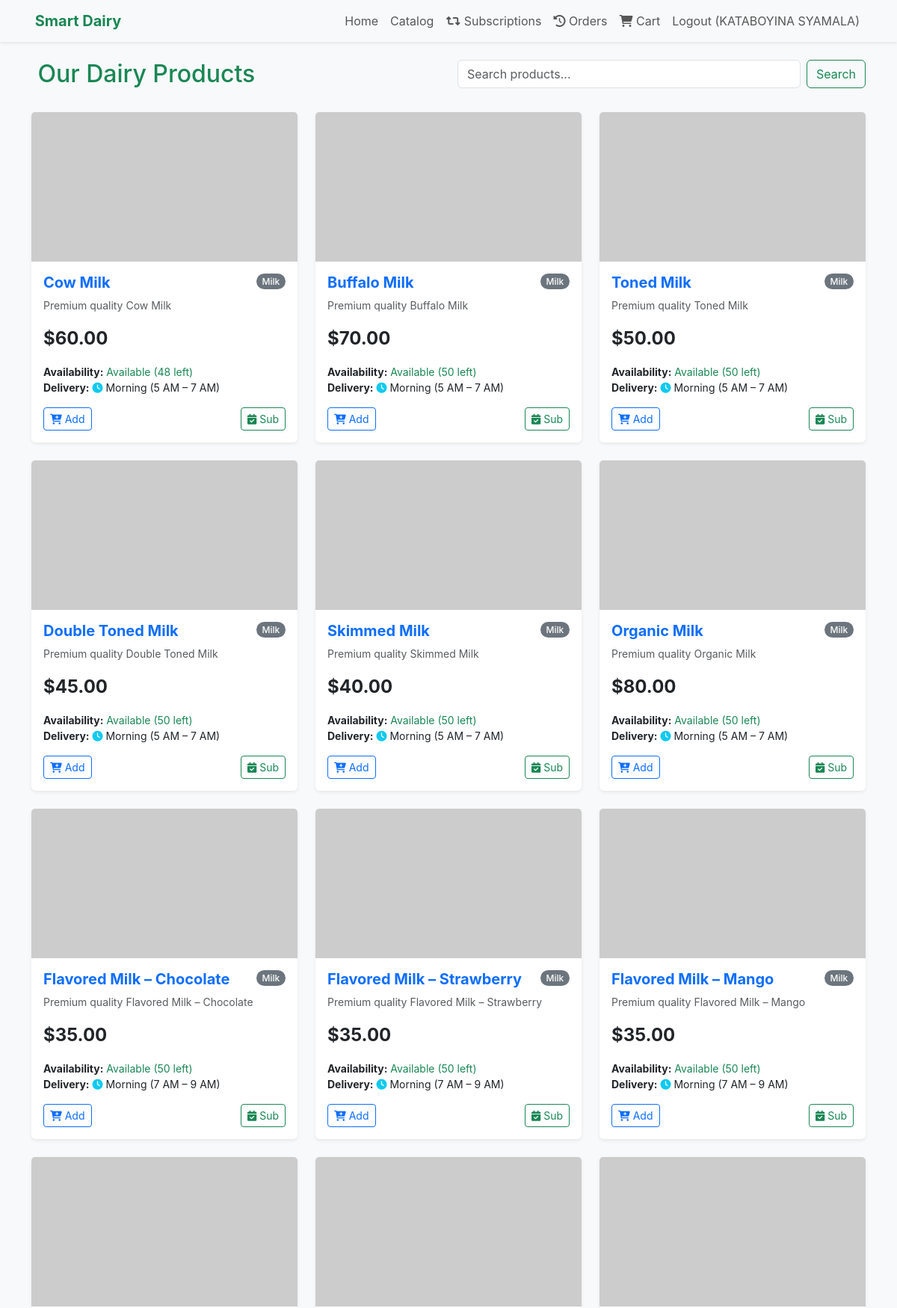
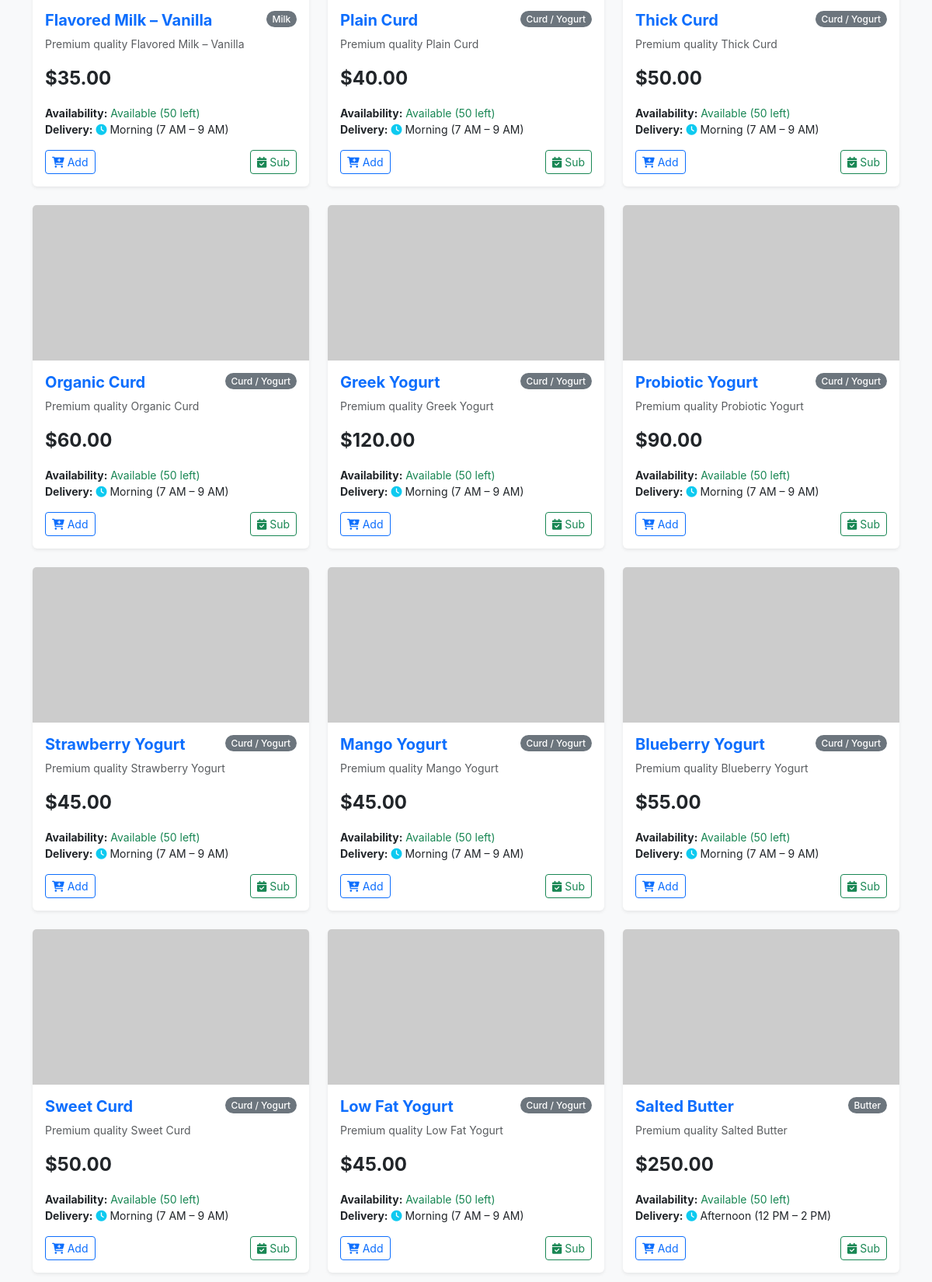
Page /products (signed in, upper part) on the committed database (2 pictures, top to bottom).
### tables this page shows
CREATE TABLE Products (
    product_id INTEGER PRIMARY KEY AUTOINCREMENT,
    name TEXT NOT NULL,
    price REAL NOT NULL,
    stock INTEGER NOT NULL DEFAULT 0,
    description TEXT,
    image TEXT,
    category TEXT,
    delivery_slot_id INTEGER,
    availability TEXT DEFAULT 'Available',
    FOREIGN KEY (delivery_slot_id) REFERENCES Delivery_Slots(slot_id)
);

CREATE TABLE Delivery_Slots (
    slot_id INTEGER PRIMARY KEY AUTOINCREMENT,
    start_time TEXT NOT NULL,
    end_time TEXT NOT NULL,
    name TEXT NOT NULL
);

### modules/products.py (the view)
@products_bp.route('/products')
def catalog():
    search = request.args.get('search', '')
    conn = get_db_connection()
    query = '''
        SELECT p.*, d.name as delivery_slot_name, d.start_time, d.end_time
        FROM Products p
        LEFT JOIN Delivery_Slots d ON p.delivery_slot_id = d.slot_id
    '''
    if search:
        query += " WHERE p.name LIKE ? OR p.category LIKE ?"
        products = conn.execute(query, ('%' + search + '%', '%' + search + '%')).fetchall()
    else:
        products = conn.execute(query).fetchall()
    conn.close()
    return render_template('products/catalog.html', products=products, search=search)

### database/db.py (called while the page is built)
def get_db_connection():
    conn = sqlite3.connect(DB_PATH)
    conn.row_factory = sqlite3.Row
    return conn

### templates/products/catalog.html (shortened to what this page needs)
{% extends 'base.html' %}
{% block content %}
<div class="row mb-4">
    <div class="col-md-6">
        <h2 class="text-success"> Our Dairy Products</h2>
    </div>
    <div class="col-md-6">
        <form action="{{ url_for('products_bp.catalog') }}" method="GET" class="d-flex">
            <input type="text" name="search" class="form-control me-2" placeholder="Search products..." value="{{ search }}">
            <button class="btn btn-outline-success" type="submit">Search</button>
        </form>
    </div>
</div>
<div class="row">
    {% for product in products %}
    <div class="col-md-4 mb-4">
        <div class="card h-100 shadow-sm product-card border-0">
            {% if product.image %}
            <img src="{{ product.image }}" class="card-img-top" alt="{{ product.name }}" style="height: 200px; object-fit: cover;">
            {% else %}
            <img src="https://via.placeholder.com/300x200?text={{ product.name }}" class="card-img-top" alt="{{ product.name }}">
            {% endif %}
            <div class="card-body">
                <div class="d-flex justify-content-between align-items-start mb-2">
                    <h5 class="card-title fw-bold text-primary mb-0">{{ product.name }}</h5>
                    <span class="badge bg-secondary rounded-pill">{{ product.category }}</span>
                </div>
                <p class="card-text text-muted small mb-3">{{ product.description }}</p>
                <div class="mb-3">
                    <span class="fs-4 fw-bold">${{ "%.2f"|format(product.price) }}</span>
                </div>
                <ul class="list-unstyled small mb-3">
                    <li><strong>Availability:</strong>
                        {% if product.stock > 0 %}
                            <span class="text-success">{{ product.availability }} ({{ product.stock }} left)</span>
                        {% else %}
                            <span class="text-danger">Out of Stock</span>
                        {% endif %}
                    </li>
                    <li><strong>Delivery:</strong> <i class="fa fa-clock text-info"></i> {{ product.delivery_slot_name }}</li>
                </ul>
                <div class="d-flex justify-content-between align-items-center mt-3">
                    <form action="{{ url_for('orders_bp.add_to_cart') }}" method="POST" class="d-inline">
                        <button type="submit" class="btn btn-sm btn-outline-primary" {% if product.stock <= 0 %}disabled{% endif %}>
                            <i class="fa fa-cart-plus"></i> Add
                        </button>
                    </form>
                    <a href="{{ url_for('subscriptions_bp.subscribe', product_id=product.product_id) }}" class="btn btn-sm btn-outline-success">
                        <i class="fa fa-calendar-check"></i> Sub
                    </a>
                </div>
            </div>
        </div>
    </div>
    {% else %}
    <div class="col-12 text-center py-5">
        <h4 class="text-muted">No products found.</h4>
    </div>
    {% endfor %}
</div>
{% endblock %}

### static/css/style.css (style rules this page uses)
body { background-color: #f8f9fa; font-family: 'Inter', 'Segoe UI', Roboto, Helvetica, Arial, sans-serif; }
.card { transition: transform 0.2s ease-in-out, box-shadow 0.2s ease-in-out; }
.badge { font-weight: 500; }

### rows in the picture
Products: name "Cow Milk", category "Milk", description "Premium quality Cow Milk", price "60.00", availability "Available", stock "48", delivery_slot_name "Morning (5 AM – 7 AM)"
Products: name "Buffalo Milk", category "Milk", description "Premium quality Buffalo Milk", price "70.00", availability "Available", stock "50", delivery_slot_name "Morning (5 AM – 7 AM)"
Products: name "Toned Milk", category "Milk", description "Premium quality Toned Milk", price "50.00", availability "Available", stock "50", delivery_slot_name "Morning (5 AM – 7 AM)"
Products: name "Double Toned Milk", category "Milk", description "Premium quality Double Toned Milk", price "45.00", availability "Available", stock "50", delivery_slot_name "Morning (5 AM – 7 AM)"
Products: name "Skimmed Milk", category "Milk", description "Premium quality Skimmed Milk", price "40.00", availability "Available", stock "50", delivery_slot_name "Morning (5 AM – 7 AM)"
Products: name "Organic Milk", category "Milk", description "Premium quality Organic Milk", price "80.00", availability "Available", stock "50", delivery_slot_name "Morning (5 AM – 7 AM)"
Products: name "Flavored Milk – Chocolate", category "Milk", description "Premium quality Flavored Milk – Chocolate", price "35.00", availability "Available", stock "50", delivery_slot_name "Morning (7 AM – 9 AM)"
Products: name "Flavored Milk – Strawberry", category "Milk", description "Premium quality Flavored Milk – Strawberry", price "35.00", availability "Available", stock "50", delivery_slot_name "Morning (7 AM – 9 AM)"
Products: name "Flavored Milk – Mango", category "Milk", description "Premium quality Flavored Milk – Mango", price "35.00", availability "Available", stock "50", delivery_slot_name "Morning (7 AM – 9 AM)"
Products: name "Flavored Milk – Vanilla", category "Milk", description "Premium quality Flavored Milk – Vanilla", price "35.00", availability "Available", stock "50", delivery_slot_name "Morning (7 AM – 9 AM)"
Products: name "Plain Curd", category "Curd / Yogurt", description "Premium quality Plain Curd", price "40.00", availability "Available", stock "50", delivery_slot_name "Morning (7 AM – 9 AM)"
Products: name "Thick Curd", category "Curd / Yogurt", description "Premium quality Thick Curd", price "50.00", availability "Available", stock "50", delivery_slot_name "Morning (7 AM – 9 AM)"
Products: name "Organic Curd", category "Curd / Yogurt", description "Premium quality Organic Curd", price "60.00", availability "Available", stock "50", delivery_slot_name "Morning (7 AM – 9 AM)"
Products: name "Greek Yogurt", category "Curd / Yogurt", description "Premium quality Greek Yogurt", price "120.00", availability "Available", stock "50", delivery_slot_name "Morning (7 AM – 9 AM)"
Products: name "Probiotic Yogurt", category "Curd / Yogurt", description "Premium quality Probiotic Yogurt", price "90.00", availability "Available", stock "50", delivery_slot_name "Morning (7 AM – 9 AM)"
Products: name "Strawberry Yogurt", category "Curd / Yogurt", description "Premium quality Strawberry Yogurt", price "45.00", availability "Available", stock "50", delivery_slot_name "Morning (7 AM – 9 AM)"
Products: name "Mango Yogurt", category "Curd / Yogurt", description "Premium quality Mango Yogurt", price "45.00", availability "Available", stock "50", delivery_slot_name "Morning (7 AM – 9 AM)"
Products: name "Blueberry Yogurt", category "Curd / Yogurt", description "Premium quality Blueberry Yogurt", price "55.00", availability "Available", stock "50", delivery_slot_name "Morning (7 AM – 9 AM)"
Products: name "Sweet Curd", category "Curd / Yogurt", description "Premium quality Sweet Curd", price "50.00", availability "Available", stock "50", delivery_slot_name "Morning (7 AM – 9 AM)"
Products: name "Low Fat Yogurt", category "Curd / Yogurt", description "Premium quality Low Fat Yogurt", price "45.00", availability "Available", stock "50", delivery_slot_name "Morning (7 AM – 9 AM)"
Products: name "Salted Butter", category "Butter", description "Premium quality Salted Butter", price "250.00", availability "Available", stock "50", delivery_slot_name "Afternoon (12 PM – 2 PM)"

### other values in the picture
{{ session.get('name') }} "KATABOYINA SYAMALA"
